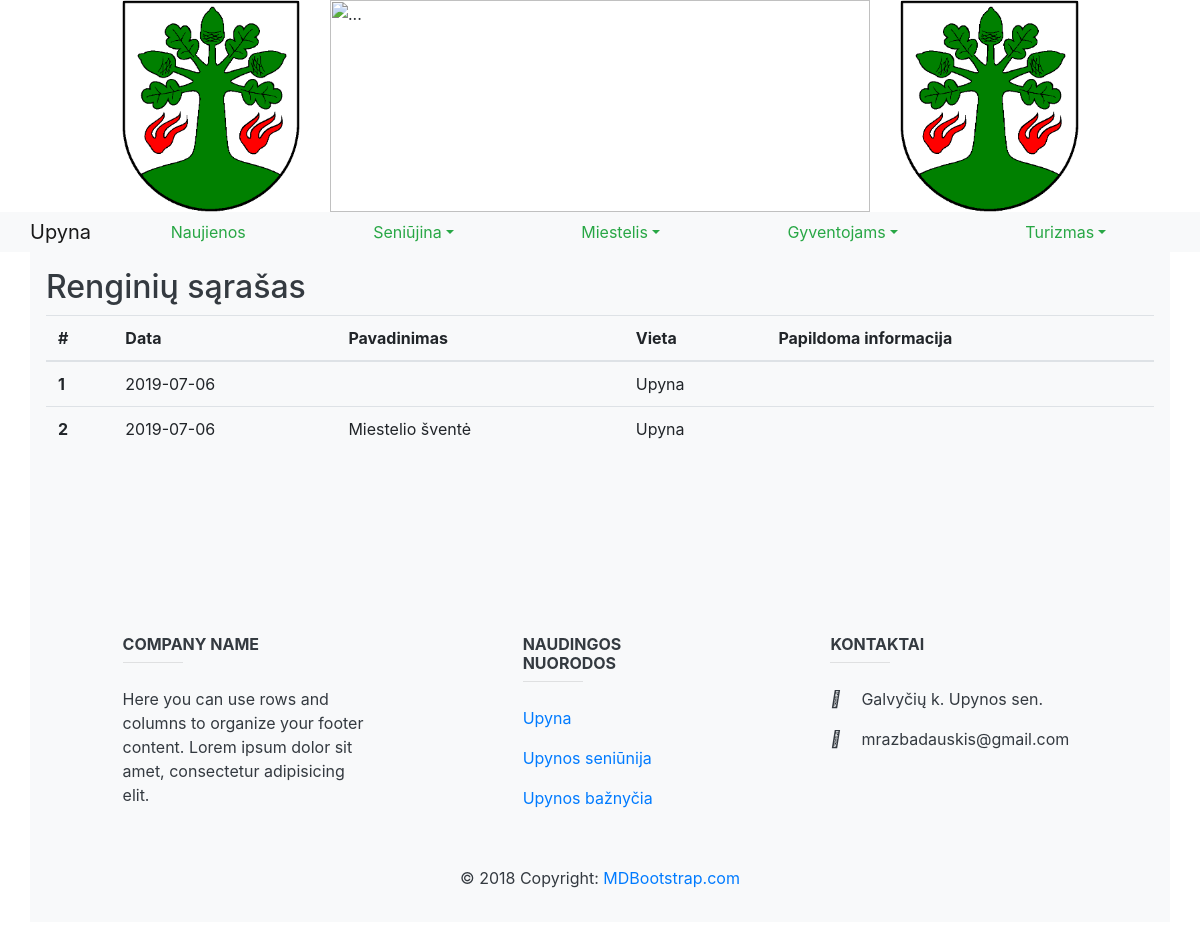
The app's page /?8 with its own data.
### tables this page shows
CREATE TABLE `renginiai` (
  `Data` date NOT NULL,
  `vieta` varchar(50) NOT NULL,
  `pavadinimas` varchar(100) NOT NULL,
  `informacija` longtext NOT NULL
);

### Miestelis/renginiai.php (the view, shortened to what this page needs)
<html>
    <head>
    </head>
<body>
<h2>Renginių sąrašas</h2>
<table class="table table-hover">
  <thead>
    <tr>
      <th scope="col">#</th>
      <th scope="col">Data</th>
      <th scope="col">Pavadinimas</th>
      <th scope="col">Vieta</th>
      <th scope="col">Papildoma informacija</th>
    </tr>
  </thead>
  <tbody>
<?php
$servername = "localhost";
$username = "root";
$password = "";
$dbname = "upyna";
$conn = mysqli_connect($servername, $username, $password, $dbname);
if (!$conn) {
die("Connection failed: " . mysqli_connect_error());
}
else {
$conn->query("SET NAMES 'utf8'");
}
$sql = "SELECT data, vieta, pavadinimas, informacija FROM renginiai";
$result = mysqli_query($conn, $sql);
if (mysqli_num_rows($result) > 0) {
$i=1;
while($row = mysqli_fetch_assoc($result)) {
?>
    <tr>
      <th scope="row"><?php echo $i?></th>
      <td><?php echo $row["data"]?></td>
      <td><?php echo $row["pavadinimas"]?></td>
      <td><?php echo $row["vieta"]?></td>
      <td><a href="<?php echo $row["informacija"]?>"><?php echo $row["informacija"]?></td>
    </tr>
    <?php $i++?>
<?php
}
} else {
echo "0 results";
}
?>
</tbody>
</table>
</head>
</html>

### records on screen
renginiai: Data "2019-07-06", vieta "Upyna"
renginiai: Data "2019-07-06", pavadinimas "Miestelio šventė", vieta "Upyna"
